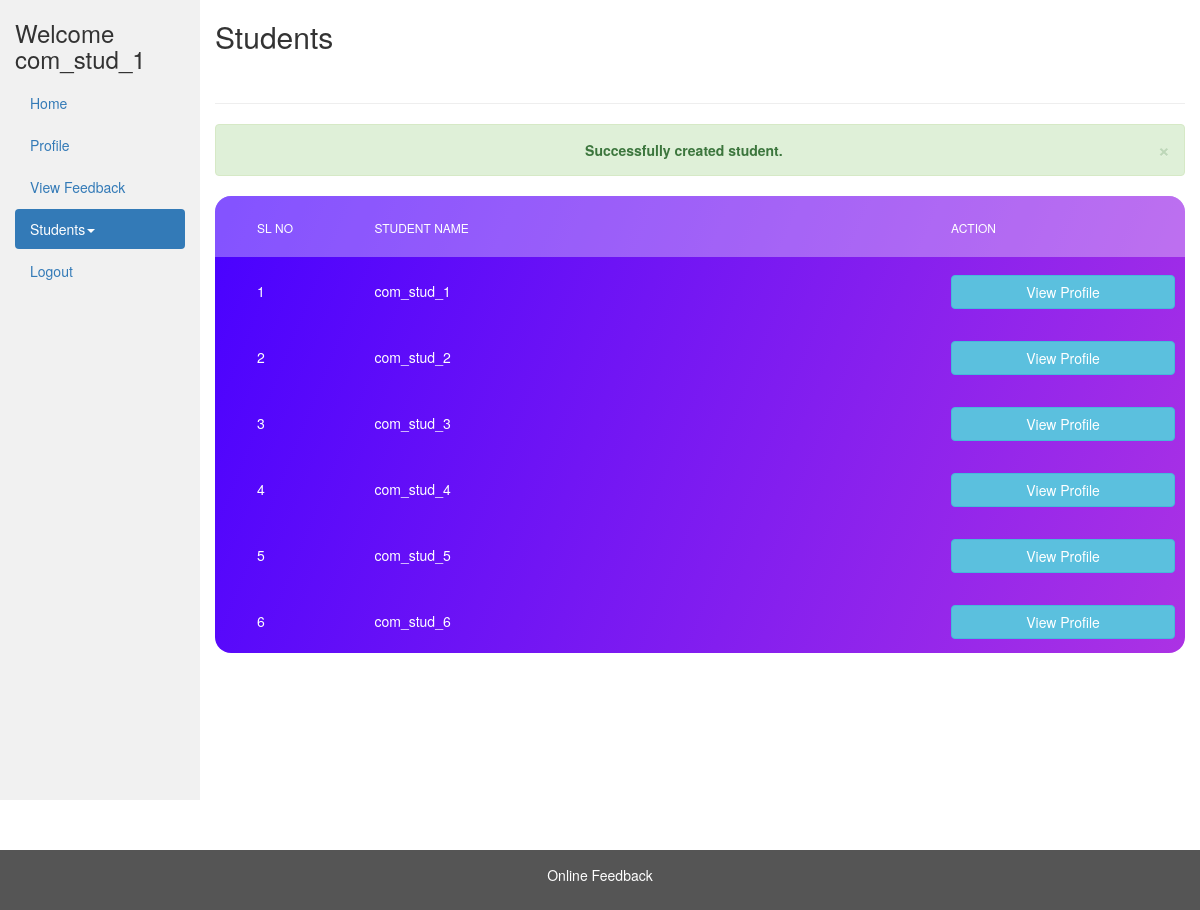
The app's page /faculty/view_students.php?status=success (signed in) with its own data.
### tables this page shows
CREATE TABLE IF NOT EXISTS `student` (
  `id` int(11) NOT NULL AUTO_INCREMENT,
  `name` char(40) NOT NULL,
  `gender` int(11) NOT NULL,
  `email` varchar(40) NOT NULL,
  `mobile` bigint(11) NOT NULL,
  `department_id` int(11) NOT NULL,
  `semester_id` int(10) NOT NULL,
  `image` varchar(50) NOT NULL DEFAULT '../img/no_image.jpg',
  `dob` date NOT NULL,
  `regid` int(11) NOT NULL,
  `feedback_submitted` int(11) NOT NULL DEFAULT 0,
  PRIMARY KEY (`id`),
  UNIQUE KEY `regid` (`regid`)
);

### faculty/view_students.php (the view, shortened to what this page needs)
<?php
include_once '../database/dbconfig.php';
?>
<!DOCTYPE html>
<html lang="en">
  <head>
    <link rel="stylesheet" href="../css/bootstrap-3.4.1.min.css">
    <link rel="stylesheet" type="text/css" href="../css/main.css" />
  </head>
  <body>
    <div class="container-fluid">
      <div class="row content">
        <div class="col-sm-2 sidenav">
          <h3>
            Welcome
            <?php echo ($_SESSION['login_user']); ?>
          </h3>
          <ul class="nav nav-pills nav-stacked">
            <li><a href="faculty_dashboard.php">Home</a></li>
            <li><a href="faculty_profile.php">Profile</a></li>
            <li><a href="view_feedback.php">View Feedback</a></li>
            <li class="active">
                <a href="#stud_sub-menu" data-toggle="collapse" data-parent="#main-menu">Students<span class="caret"></span></a>
            </li>
            <li><a href="../logout.php">Logout</a></li>
          </ul>
          <br />
        </div>
        <div class="col-sm-10">
          <div>
            <h2>Students</h2>
          </div>
          <br>
          <hr>
          <?php
            if(isset($_GET['status'])) {
              if ($_GET['status'] == 'success') {
                echo ('<div class="alert text-center alert-success alert-dismissible">
                        <a class="panel-close close" data-dismiss="alert">×</a>
                        <strong>Successfully created student.</strong>
                      </div>');
              } elseif ($_GET['status'] == 'failed') {
                echo ('<div class="alert text-center alert-danger alert-dismissible">
                        <a class="panel-close close" data-dismiss="alert">×</a>
                        <strong>Failed to create student.</strong>
                      </div>');
              }
            }
          ?>
          <div class="table100 ver6 m-b-110">
            <table data-vertable="ver6" id="students">
              <thead>
                <tr class="row100 head">
                  <th class="column100 column1" data-column="column1">
                    Sl No
                  </th>
                  <th class="column100 column2" data-column="column2">
                    Student Name
                  </th>
                  <th class="column100 column3" data-column="column3">
                    Action
                  </th>
                </tr>
              </thead>
              <tbody>
                <?php
                    $department_id = $_SESSION['department_id'];
                    $sql = 'SELECT * FROM `student` where department_id = '.$department_id;
                    $result = mysqli_query($conn, $sql);
                    $count = 0;
                    while ($rows = mysqli_fetch_array($result)) {
                        $count++;
                ?>
                    <tr class="row100 data">
                      <td class="column100 column1 value" data-column="column1">
                        <?php echo $count; ?>
                      </td>
                      <td class="column100 column2 value" data-column="column2">
                        <?php echo $rows['name']; ?>
                      </td>
                      <td class="column100 column3" data-column="column3">
                        <a class="btn btn-block btn-info" href="view_student_profile.php?student_id=<?php echo $rows['id'] ?>">View Profile</a>
                      </td>
                    </tr>
                <?php
                    }
                ?>
              </tbody>
            </table>
          </div>
        </div>
      </div>
    </div>
    <footer class="container-fluid" style="margin-top: 50px">
      <center>
        <p>Online Feedback</p>
      </center>
    </footer>
  </body>
</html>

### css/main.css (style rules this page uses)
table { width: 100%; background-color: #fff; }
th, td { font-weight: unset; padding-right: 10px; }
.column100 { width: 130px; padding-left: 25px; }
.column100.column1 { width: 0px; padding-left: 42px; }
.column100.column2 { width: 300px; }
.row100.head th { padding-top: 24px; padding-bottom: 20px; }
.row100 td { padding-top: 18px; padding-bottom: 14px; }
.table100.ver6 { border-radius: 16px; overflow: hidden; background: #7918f2; background: -webkit-linear-gradient(-68deg, #ac32e4, #4801ff); background: -o-linear-gradient(-68deg, #ac32e4, #4801ff); background: -moz-linear-gradient(-68deg, #ac32e4, #4801ff); background: linear-gradient(-68deg, #ac32e4, #4801ff); }
.table100.ver6 table { background-color: transparent; }
.table100.ver6 td { font-size: 14px; color: #fff; line-height: 1.4; }
.table100.ver6 th { font-size: 12px; color: #fff; line-height: 1.4; text-transform: uppercase; background-color: rgba(255, 255, 255, 0.32); }

### faculty/view_students.php (style rules this page uses)
.row.content { height: 800px; }
.sidenav { background-color: #f1f1f1; height: 100%; }
footer { background-color: #555; color: white; padding: 15px; }

### records on screen
student: name "com_stud_1"
student: name "com_stud_2"
student: name "com_stud_3"
student: name "com_stud_4"
student: name "com_stud_5"
student: name "com_stud_6"

### other values on screen
$_SESSION['login_user'] "com_stud_1"
